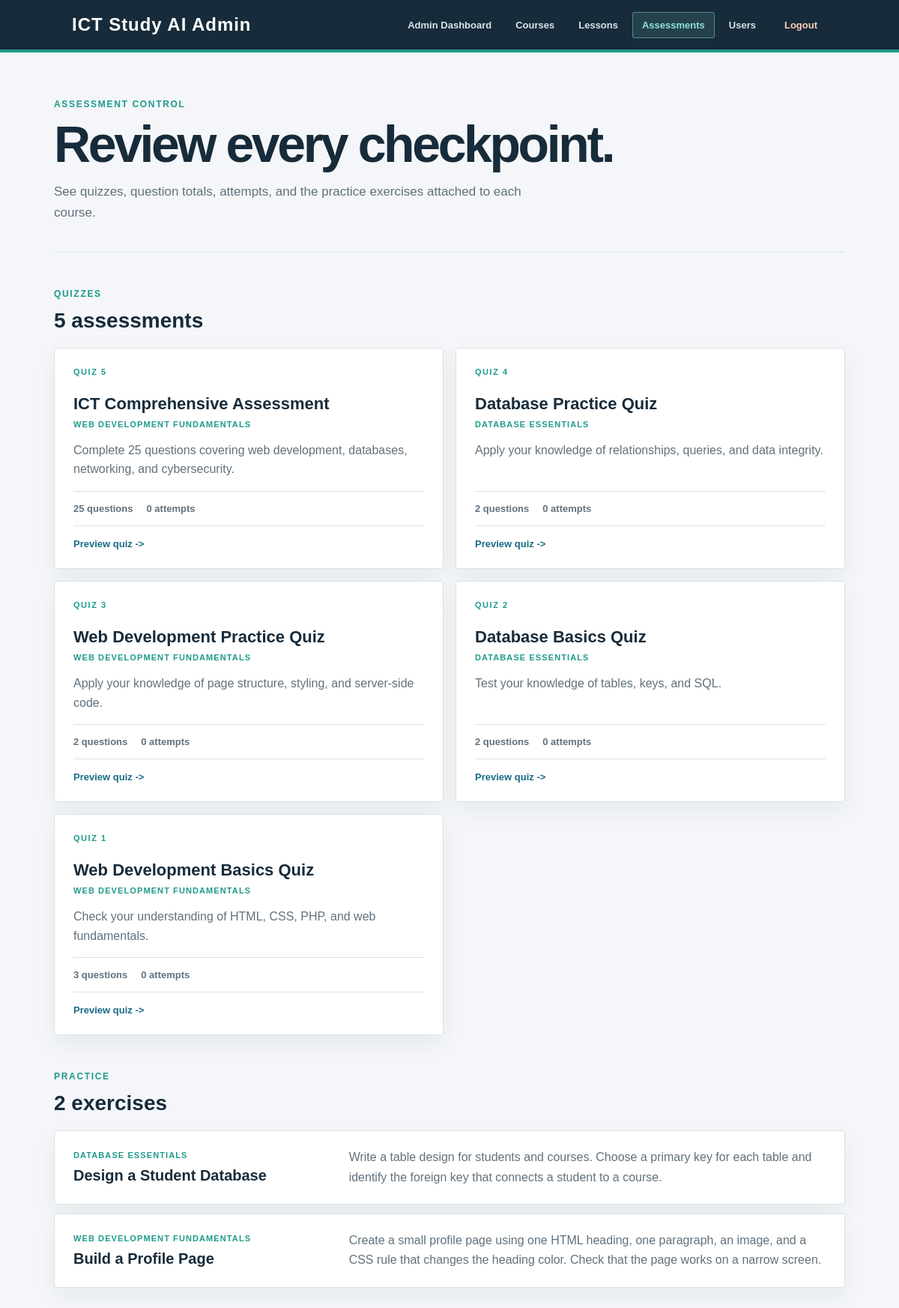
The app's page /admin/assessments.php (signed in) with its own data.
### tables this page shows
CREATE TABLE quizzes (
    id INT AUTO_INCREMENT PRIMARY KEY,
    course_id INT NOT NULL,
    title VARCHAR(150) NOT NULL,
    description TEXT NOT NULL,
    FOREIGN KEY (course_id) REFERENCES courses(id) ON DELETE CASCADE
);

CREATE TABLE courses (
    id INT AUTO_INCREMENT PRIMARY KEY,
    title VARCHAR(150) NOT NULL,
    description TEXT NOT NULL,
    created_at TIMESTAMP DEFAULT CURRENT_TIMESTAMP
);

CREATE TABLE course_exercises (
    id INT AUTO_INCREMENT PRIMARY KEY,
    course_id INT NOT NULL,
    title VARCHAR(150) NOT NULL,
    instructions TEXT NOT NULL,
    FOREIGN KEY (course_id) REFERENCES courses(id) ON DELETE CASCADE
);

### admin/assessments.php (the view, shortened to what this page needs)
<?php
require_once "../config/database.php";
$quizSql = "
    SELECT
        q.id,
        q.title,
        q.description,
        c.title AS course_title,
        COUNT(DISTINCT questions.id) AS question_count,
        COUNT(DISTINCT qa.id) AS attempt_count
    FROM quizzes q
    INNER JOIN courses c ON c.id = q.course_id
    LEFT JOIN questions ON questions.quiz_id = q.id
    LEFT JOIN quiz_attempts qa ON qa.quiz_id = q.id
    GROUP BY q.id, q.title, q.description, c.title
    ORDER BY q.id DESC
";
$quizResult = $conn->query($quizSql);
$exerciseSql = "
    SELECT e.title, e.instructions, c.title AS course_title
    FROM course_exercises e
    INNER JOIN courses c ON c.id = e.course_id
    ORDER BY e.id DESC
";
$exerciseResult = $conn->query($exerciseSql);
?>
<!DOCTYPE html>
<html lang="en">
<head>
    <link rel="stylesheet" href="../css/style.css">
</head>
<body>
<nav class="navbar admin-navbar">
    <div class="logo">ICT Study AI Admin</div>
    <div class="nav-links">
        <a href="index.php">Admin Dashboard</a>
        <a href="courses.php">Courses</a>
        <a href="lessons.php">Lessons</a>
        <a href="assessments.php" class="active" aria-current="page">Assessments</a>
        <a href="users.php">Users</a>
        <a href="../auth/logout.php">Logout</a>
    </div>
</nav>
<main class="admin-assessments-page">
    <section class="admin-assessments-header">
        <p class="eyebrow">ASSESSMENT CONTROL</p>
        <h1>Review every checkpoint.</h1>
        <p>See quizzes, question totals, attempts, and the practice exercises attached to each course.</p>
    </section>
    <section class="admin-assessment-section">
        <div class="admin-section-title">
            <div>
                <p class="eyebrow">QUIZZES</p>
                <h2><?= $quizResult->num_rows ?> assessments</h2>
            </div>
        </div>
        <div class="admin-assessment-grid">
            <?php while ($quiz = $quizResult->fetch_assoc()): ?>
                <article class="admin-assessment-card">
                    <span class="admin-card-index">QUIZ <?= (int)$quiz["id"] ?></span>
                    <h3><?= htmlspecialchars($quiz["title"]) ?></h3>
                    <span class="admin-assessment-course"><?= htmlspecialchars($quiz["course_title"]) ?></span>
                    <p><?= htmlspecialchars($quiz["description"]) ?></p>
                    <div class="admin-assessment-meta">
                        <span><?= (int)$quiz["question_count"] ?> questions</span>
                        <span><?= (int)$quiz["attempt_count"] ?> attempts</span>
                    </div>
                    <a href="../quiz.php?quiz_id=<?= (int)$quiz["id"] ?>" class="admin-edit-link">Preview quiz <span aria-hidden="true">-&gt;</span></a>
                </article>
            <?php endwhile; ?>
        </div>
    </section>
    <section class="admin-assessment-section">
        <div class="admin-section-title">
            <div>
                <p class="eyebrow">PRACTICE</p>
                <h2><?= $exerciseResult->num_rows ?> exercises</h2>
            </div>
        </div>
        <div class="admin-exercise-list">
            <?php while ($exercise = $exerciseResult->fetch_assoc()): ?>
                <article class="admin-exercise-row">
                    <div>
                        <span class="admin-assessment-course"><?= htmlspecialchars($exercise["course_title"]) ?></span>
                        <h3><?= htmlspecialchars($exercise["title"]) ?></h3>
                    </div>
                    <p><?= htmlspecialchars($exercise["instructions"]) ?></p>
                </article>
            <?php endwhile; ?>
        </div>
    </section>
</main>
</body>
</html>

### css/style.css (style rules this page uses)
* { margin: 0; padding: 0; box-sizing: border-box; user-select: none; }
body { font-family: Arial, sans-serif; background: #f5f7fb; color: #222; user-select: none; }
.navbar { height: 70px; background: #1e3a8a; display: flex; align-items: center; justify-content: space-between; padding: 0 8%; }
.logo { color: white; font-size: 24px; font-weight: bold; }
.navbar a { color: white; text-decoration: none; }
* { margin: 0; padding: 0; box-sizing: border-box; }
body { font-family: Arial, sans-serif; background: #f4f6f9; color: #222; }
:root { --course-ink: #172b3a; --course-muted: #61717d; --course-blue: #176b87; --course-teal: #1d9a8a; --course-pale: #e8f3f1; --course-line: #d8e3e2; --course-paper: #fbfcfa; }
.eyebrow { color: var(--course-teal); font-size: 12px; font-weight: 800; letter-spacing: .14em; margin-bottom: 13px; }
.admin-navbar { background: var(--course-ink); border-bottom: 4px solid var(--course-teal); }
.admin-navbar .logo { letter-spacing: .04em; }
.admin-navbar .nav-links { display: flex; align-items: center; gap: 6px; }
.admin-navbar .nav-links a { padding: 9px 12px; border: 1px solid transparent; border-radius: 3px; color: #d7e6e7; font-size: 13px; font-weight: 700; text-decoration: none; transition: background .2s ease, border-color .2s ease, color .2s ease; }
.admin-navbar .nav-links a:hover, .admin-navbar .nav-links a.active { background: rgba(142, 227, 213, .12); border-color: rgba(142, 227, 213, .45); color: #8ee3d5; }
.admin-navbar .nav-links a:last-child { margin-left: 6px; color: #ffcfb8; }
.admin-edit-link, .admin-delete-link { font-size: 13px; font-weight: 800; text-decoration: none; }
.admin-edit-link { color: var(--course-blue); }
.admin-card-index { color: var(--course-teal); font-size: 11px; font-weight: 800; letter-spacing: .14em; }
.admin-assessments-page { width: min(1120px, 88%); margin: 0 auto; padding: 62px 0 90px; }
.admin-assessments-header { padding-bottom: 38px; border-bottom: 1px solid var(--course-line); }
.admin-assessments-header h1 { margin-bottom: 16px; color: var(--course-ink); font-size: clamp(40px, 6vw, 68px); line-height: .98; letter-spacing: -.05em; }
.admin-assessments-header p:last-child { max-width: 650px; color: var(--course-muted); font-size: 17px; line-height: 1.65; }
.admin-assessment-section { padding-top: 48px; }
.admin-section-title { margin-bottom: 20px; }
.admin-section-title h2 { color: var(--course-ink); font-size: 28px; }
.admin-assessment-grid { display: grid; grid-template-columns: repeat(2, minmax(0, 1fr)); gap: 16px; }
.admin-assessment-card, .admin-exercise-row { background: white; border: 1px solid var(--course-line); border-radius: 4px; box-shadow: 0 12px 30px rgba(23, 43, 58, .06); }
.admin-assessment-card { display: flex; flex-direction: column; min-height: 260px; padding: 25px; }
.admin-assessment-card h3 { margin: 24px 0 8px; color: var(--course-ink); font-size: 22px; }
.admin-assessment-course { color: var(--course-teal); font-size: 11px; font-weight: 800; letter-spacing: .1em; text-transform: uppercase; }
.admin-assessment-card p { margin: 16px 0; color: var(--course-muted); line-height: 1.6; }
.admin-assessment-meta { display: flex; gap: 18px; margin-top: auto; padding: 15px 0; border-top: 1px solid var(--course-line); border-bottom: 1px solid var(--course-line); color: var(--course-muted); font-size: 13px; font-weight: 700; }
.admin-assessment-card .admin-edit-link { margin-top: 16px; }
.admin-exercise-list { display: grid; gap: 12px; }
.admin-exercise-row { display: grid; grid-template-columns: minmax(190px, .7fr) 1.3fr; gap: 25px; padding: 22px 25px; }
.admin-exercise-row h3 { margin-top: 8px; color: var(--course-ink); font-size: 20px; }
.admin-exercise-row p { margin: 0; color: var(--course-muted); line-height: 1.65; }

### records on screen
quizzes: id "5", title "ICT Comprehensive Assessment", course.title "WEB DEVELOPMENT FUNDAMENTALS", description "Complete 25 questions covering web development, databases, networking, and cybersecurity.", question_count "25", attempt_count "0"
quizzes: id "4", title "Database Practice Quiz", course.title "DATABASE ESSENTIALS", description "Apply your knowledge of relationships, queries, and data integrity.", question_count "2", attempt_count "0"
quizzes: id "3", title "Web Development Practice Quiz", course.title "WEB DEVELOPMENT FUNDAMENTALS", description "Apply your knowledge of page structure, styling, and server-side code.", question_count "2", attempt_count "0"
quizzes: id "2", title "Database Basics Quiz", course.title "DATABASE ESSENTIALS", description "Test your knowledge of tables, keys, and SQL.", question_count "2", attempt_count "0"
quizzes: id "1", title "Web Development Basics Quiz", course.title "WEB DEVELOPMENT FUNDAMENTALS", description "Check your understanding of HTML, CSS, PHP, and web fundamentals.", question_count "3", attempt_count "0"
course_exercises: course.title "DATABASE ESSENTIALS", title "Design a Student Database", instructions "Write a table design for students and courses. Choose a primary key for each table and identify the foreign key that connects a student to a course."
course_exercises: course.title "WEB DEVELOPMENT FUNDAMENTALS", title "Build a Profile Page", instructions "Create a small profile page using one HTML heading, one paragraph, an image, and a CSS rule that changes the heading color. Check that the page works on a narrow screen."

### other values on screen
$quizResult->num_rows "5"
$exerciseResult->num_rows "2"
